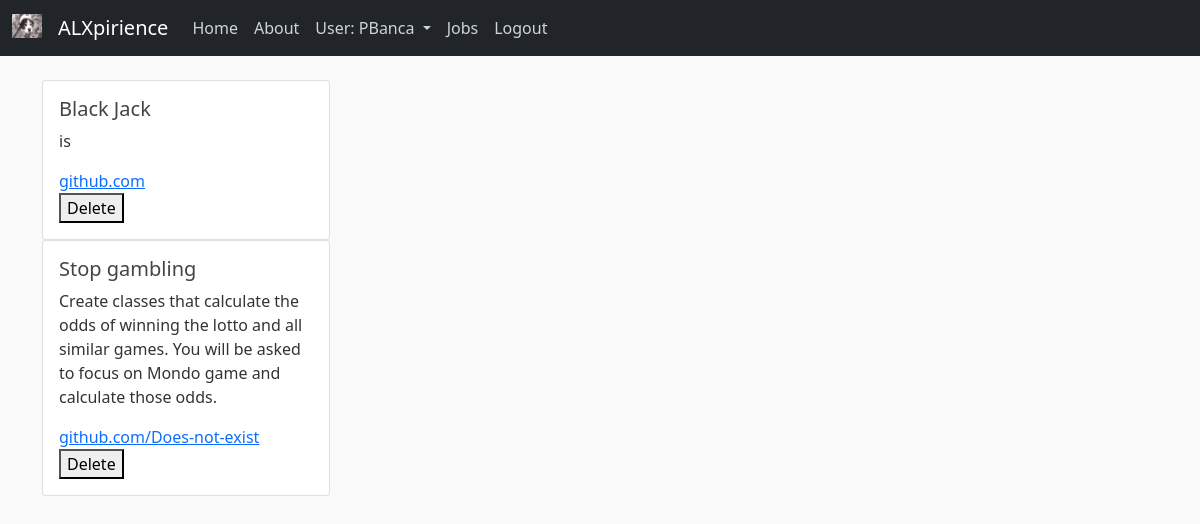
Page /myprojects (signed in) on the earlier database version.
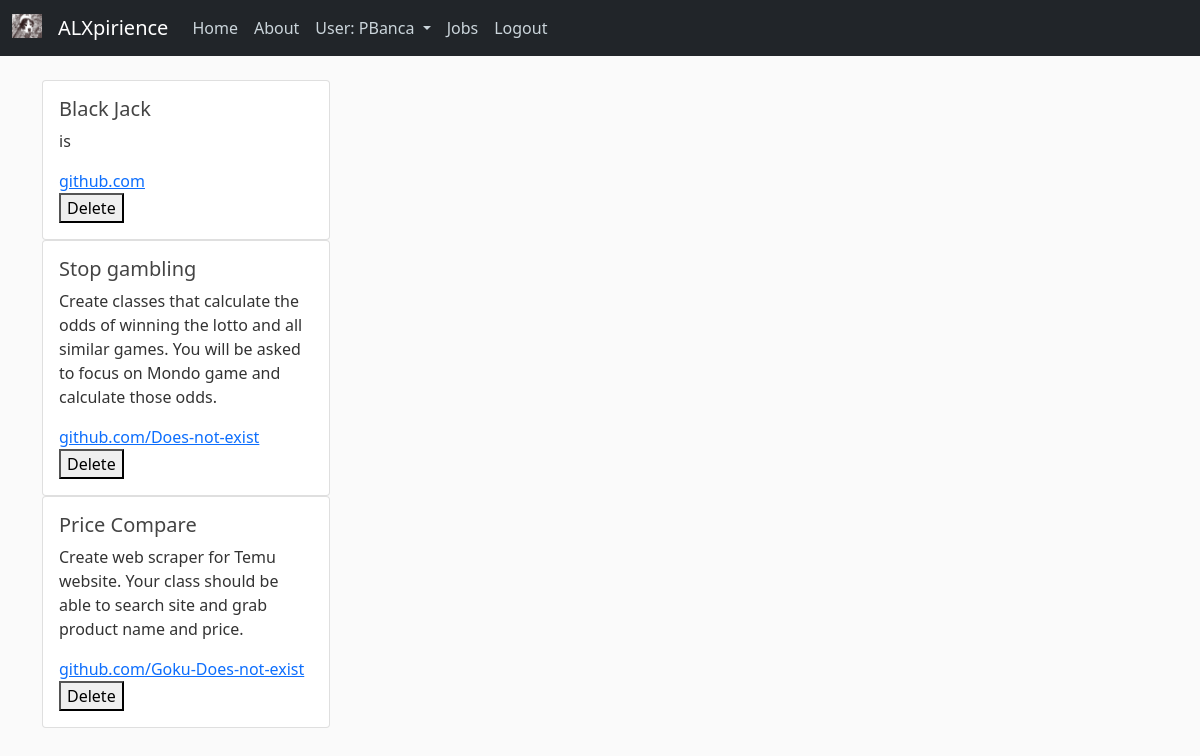
Same page on the later database version.
### expirience/data_base.py (models this page shows, shortened)
class Projects(db.Model):
    id = db.Column(db.Integer, primary_key=True, autoincrement=True)
    project_name = db.Column(db.String(100), nullable=False)
    project_description = db.Column(db.Text, nullable=False)
    project_link = db.Column(db.String(120), nullable=False)
    skills_required = db.Column(db.String(120), nullable=False)
    project_status = db.Column(db.String(20), nullable=False, default='pending')
    user_id = db.Column(db.Integer, db.ForeignKey('user.id'), nullable=False)

### expirience/routes.py (the view, shortened to what this page needs)
@app.route('/myprojects', methods=['GET', 'DELETE'])
@login_required
def myprojects():
    if not current_user.is_authenticated:
        return redirect(url_for('home'))
    projects_current_user = [Projects.query.all(), current_user]
    return render_template('myprojects.html', title="My Projects", form=projects_current_user)

### expirience/data_base.py (called while the page is built)
@loginManager.user_loader
def get_user(user_id):
    return User.query.get(int(user_id))

### expirience/templates/myprojects.html (shortened to what this page needs)
{% extends "layout.html" %}
{% block content %}
{% for project in form[0] %}
    {% if project.author != form.id %}
        <div class="card" style="width: 18rem;">
            <div class="card-body">
                <h5 class="card-title">{{ project.project_name }}</h5>
                <p class="card-text">{{ project.project_description }}</p>
                <a href="project.project_link" class="card-link">{{ project.project_link }}</a>
                <form action="{{ url_for('myprojects') }}" method="delete">
                    <button type="submit" name="action" value="delete">Delete</button>
                </form>
            </div>
        </div>
    {% endif %}
{% endfor %}
{% endblock %}

Differences in the rows shown:
added Projects: project_name "Price Compare", project_description "Create web scraper for Temu website. Your class should be able to search site and grab product name and price.", project_link "github.com/Goku-Does-not-exist"
